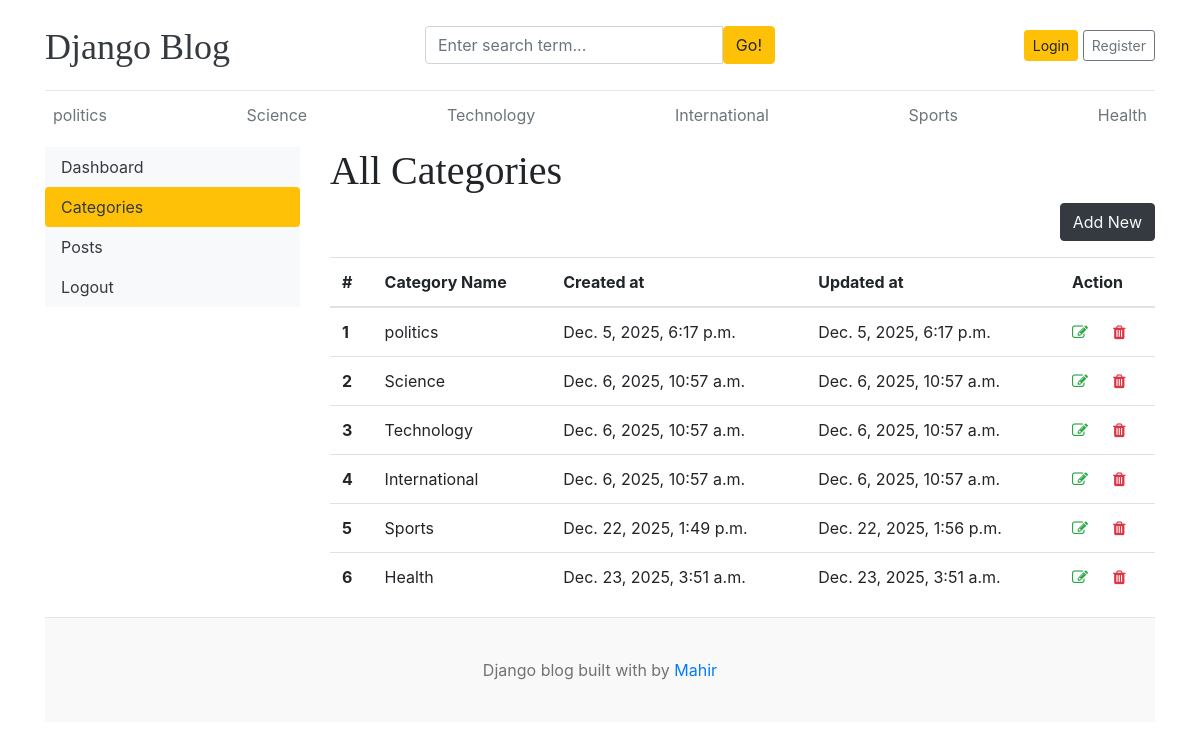
/dashboard/categories/, run on the app's committed database.
### blogs/models.py (models this page shows)
class Category(models.Model):
    category_name = models.CharField(max_length=100, unique=True)
    created_at = models.DateTimeField(auto_now_add=True)
    updated_at = models.DateTimeField(auto_now=True)
    class Meta:
        verbose_name = 'Category'
        verbose_name_plural = 'Categories'
    def __str__(self):
        return self.category_name

### dashboards/views.py (the view)
# urls.py: path('categories/', views.categories, name='categories'),
def categories(request):
    categories = Category.objects.all()
    context = {
        'categories': categories
    }
    return render(request, 'dashboard/categories.html', context)

### blogs/context_processors.py (called while the page is built)
def get_categories(request):
    categories = Category.objects.all()
    return dict(categories=categories)

def get_social_links(request):
    social_links = SocialLink.objects.all()
    return dict(social_links=social_links)

### templates/dashboard/categories.html (shortened to what this page needs)
{% extends 'base.html' %}
{% block content %}
<div class="row">
    {% include 'dashboard/sidebar.html' %}
    <div class="col-md-9">
        <h1>All Categories</h1>
        <a href="{% url 'add_category' %}" class="btn btn-dark text-light float-right mb-3">Add New</a>
        <table class="table table-hover">
  <thead>
    <tr>
      <th>#</th>
      <th>Category Name</th>
      <th>Created at</th>
      <th>Updated at</th>
      <th>Action</th>
    </tr>
  </thead>
  <tbody>
    {% for category in categories %}
    <tr>
      <th>{{ forloop.counter }}</th>
      <td>{{ category }}</td>
      <td>{{ category.created_at }}</td>
      <td>{{ category.updated_at }}</td>
      <td>
        <a href="{% url 'edit_category' category.pk %}"><i class="fa fa-edit text-success"></i></a>
        <a href="{% url 'delete_category' category.pk %}"><i class="fa fa-trash text-danger"></i></a>
      </td>
    </tr>
    {% endfor %}
  </tbody>
</table>
    </div>
</div>
{% endblock %}

### templates/base.html (shortened to what this page needs)
{% load static %}
<!DOCTYPE html>
<html lang="en">
<head>
    <link href="https://getbootstrap.com/docs/4.0/dist/css/bootstrap.min.css" rel="stylesheet">
    <link href="{% static 'css/blog.css' %}" rel="stylesheet">
    <link rel="stylesheet" href="https://cdnjs.cloudflare.com/ajax/libs/font-awesome/4.7.0/css/font-awesome.min.css">
  </head>
<body>
    <div class="container">
      <header class="blog-header py-3">
        <div class="row flex-nowrap justify-content-between align-items-center">
          <div class="col-4 pt-1">
            <a class="blog-header-logo text-dark" href="/">Django Blog</a>
          </div>
          <div class="col-4">
            <form action="{% url 'search' %}" method="GET">
              <div class="input-group">
                        <input class="form-control" type="text" name="keyword" value="{{ keyword }}" placeholder="Enter search term..." aria-label="Enter search term..." aria-describedby="button-search" />
                        <button  class="btn btn-warning" id="button-search" type="submit">Go!</button>
                    </div>
            </form>
          </div>
          <div class="col-4 d-flex justify-content-end align-items-center">
            {% if user.is_authenticated %}
              <span><a href="{% url 'dashboard' %}">Dashboard</a></span>
              &emsp;
              <a class="btn btn-sm btn-outline-secondary" href="{% url 'logout' %}">Logout</a>
            {% else %}
            <a class="btn btn-sm btn-warning" href="{% url 'login' %}">Login</a> &nbsp;
            <a class="btn btn-sm btn-outline-secondary" href="{% url 'register' %}">Register</a>
            {% endif %}
          </div>
        </div>
      </header>
      <div class="nav-scroller py-1 mb-2">
        <nav class="nav d-flex justify-content-between">
          {% for category in categories %}
          <a class="p-2 text-muted" href="{% url 'posts_by_category' category.id %}">{{category.category_name}}</a>
          {% endfor %}
        </nav>
      </div>
{% block content %}
{% endblock %}
<footer class="blog-footer">
  <p>Django blog built with by <a href="#">Mahir</a></p>
</footer>
</body>
</html>

### blog_main/static/css/blog.css (style rules this page uses)
.blog-header { border-bottom: 1px solid #e5e5e5; }
.blog-header-logo { font-family: "Playfair Display", Georgia, "Times New Roman", serif; font-size: 2.25rem; }
h1, h2, h3, h4, h5, h6 { font-family: "Playfair Display", Georgia, "Times New Roman", serif; }
.blog-footer { padding: 2.5rem 0; color: #727272; text-align: center; background-color: #f9f9f9; border-top: .05rem solid #e5e5e5; }
.blog-footer p:last-child { margin-bottom: 0; }

### data on the page
Category: category_name "politics", created_at "Dec. 5, 2025, 6:17 p.m.", updated_at "Dec. 5, 2025, 6:17 p.m."
Category: category_name "Science", created_at "Dec. 6, 2025, 10:57 a.m.", updated_at "Dec. 6, 2025, 10:57 a.m."
Category: category_name "Technology", created_at "Dec. 6, 2025, 10:57 a.m.", updated_at "Dec. 6, 2025, 10:57 a.m."
Category: category_name "International", created_at "Dec. 6, 2025, 10:57 a.m.", updated_at "Dec. 6, 2025, 10:57 a.m."
Category: category_name "Sports", created_at "Dec. 22, 2025, 1:49 p.m.", updated_at "Dec. 22, 2025, 1:56 p.m."
Category: category_name "Health", created_at "Dec. 23, 2025, 3:51 a.m.", updated_at "Dec. 23, 2025, 3:51 a.m."
